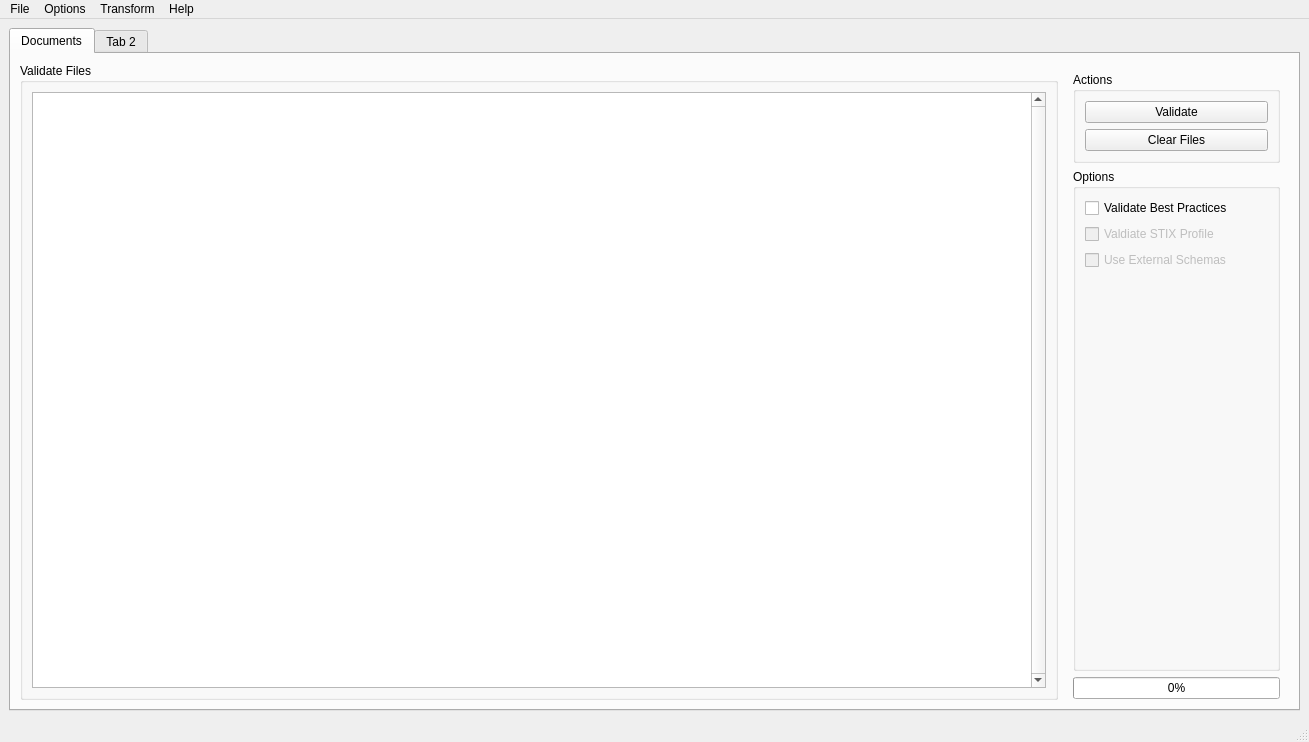
<?xml version="1.0" encoding="UTF-8"?>
<ui version="4.0">
 <class>MainWindow</class>
 <widget class="QMainWindow" name="MainWindow">
  <property name="geometry">
   <rect>
    <x>0</x>
    <y>0</y>
    <width>1309</width>
    <height>742</height>
   </rect>
  </property>
  <property name="windowTitle">
   <string>STIX Document Validator</string>
  </property>
  <property name="styleSheet">
   <string notr="true">QLabel[notification=&quot;major&quot;] {
	font: 28pt &quot;Helvetica&quot;;
	font-weight: bold;
	qproperty-alignment: AlignCenter;
	border: 8px solid black;
	border-radius: 15px;
}
</string>
  </property>
  <widget class="QWidget" name="main_widget">
   <layout class="QHBoxLayout" name="horizontalLayout_6">
    <item>
     <layout class="QHBoxLayout" name="h_layout_main">
      <property name="spacing">
       <number>0</number>
      </property>
      <property name="sizeConstraint">
       <enum>QLayout::SetNoConstraint</enum>
      </property>
      <item>
       <widget class="MainTabView" name="tab_widget">
        <property name="sizePolicy">
         <sizepolicy hsizetype="Preferred" vsizetype="Expanding">
          <horstretch>0</horstretch>
          <verstretch>0</verstretch>
         </sizepolicy>
        </property>
        <property name="tabPosition">
         <enum>QTabWidget::North</enum>
        </property>
        <property name="tabShape">
         <enum>QTabWidget::Rounded</enum>
        </property>
        <property name="currentIndex">
         <number>0</number>
        </property>
        <property name="elideMode">
         <enum>Qt::ElideRight</enum>
        </property>
        <property name="documentMode">
         <bool>false</bool>
        </property>
        <property name="tabsClosable">
         <bool>false</bool>
        </property>
        <widget class="QWidget" name="tab_files">
         <property name="sizePolicy">
          <sizepolicy hsizetype="Expanding" vsizetype="Expanding">
           <horstretch>0</horstretch>
           <verstretch>0</verstretch>
          </sizepolicy>
         </property>
         <attribute name="title">
          <string>Documents</string>
         </attribute>
         <layout class="QHBoxLayout" name="horizontalLayout_2">
          <item>
           <widget class="QStackedWidget" name="stacked_main">
            <property name="minimumSize">
             <size>
              <width>100</width>
              <height>100</height>
             </size>
            </property>
            <property name="currentIndex">
             <number>1</number>
            </property>
            <widget class="XmlFileDropWidget" name="page_add_files">
             <layout class="QVBoxLayout" name="verticalLayout_3">
              <item>
               <layout class="QHBoxLayout" name="horizontalLayout_4">
                <property name="leftMargin">
                 <number>0</number>
                </property>
                <property name="rightMargin">
                 <number>0</number>
                </property>
                <item>
                 <spacer name="horizontalSpacer">
                  <property name="orientation">
                   <enum>Qt::Horizontal</enum>
                  </property>
                  <property name="sizeHint" stdset="0">
                   <size>
                    <width>40</width>
                    <height>20</height>
                   </size>
                  </property>
                 </spacer>
                </item>
                <item>
                 <layout class="QVBoxLayout" name="verticalLayout_4">
                  <item>
                   <spacer name="verticalSpacer_2">
                    <property name="orientation">
                     <enum>Qt::Vertical</enum>
                    </property>
                    <property name="sizeHint" stdset="0">
                     <size>
                      <width>20</width>
                      <height>40</height>
                     </size>
                    </property>
                   </spacer>
                  </item>
                  <item>
                   <widget class="QLabel" name="label">
                    <property name="minimumSize">
                     <size>
                      <width>0</width>
                      <height>55</height>
                     </size>
                    </property>
                    <property name="maximumSize">
                     <size>
                      <width>16777215</width>
                      <height>50</height>
                     </size>
                    </property>
                    <property name="text">
                     <string>Add Files...</string>
                    </property>
                    <property name="notification" stdset="0">
                     <string notr="true">major</string>
                    </property>
                   </widget>
                  </item>
                  <item>
                   <widget class="QWidget" name="widget_add_files" native="true">
                    <property name="minimumSize">
                     <size>
                      <width>250</width>
                      <height>310</height>
                     </size>
                    </property>
                    <property name="maximumSize">
                     <size>
                      <width>286</width>
                      <height>433</height>
                     </size>
                    </property>
                    <property name="styleSheet">
                     <string notr="true">image: url(:/images/addfile.png);
position: center center;</string>
                    </property>
                    <layout class="QHBoxLayout" name="horizontalLayout_5"/>
                   </widget>
                  </item>
                  <item>
                   <spacer name="verticalSpacer">
                    <property name="orientation">
                     <enum>Qt::Vertical</enum>
                    </property>
                    <property name="sizeHint" stdset="0">
                     <size>
                      <width>20</width>
                      <height>40</height>
                     </size>
                    </property>
                   </spacer>
                  </item>
                 </layout>
                </item>
                <item>
                 <spacer name="horizontalSpacer_2">
                  <property name="orientation">
                   <enum>Qt::Horizontal</enum>
                  </property>
                  <property name="sizeHint" stdset="0">
                   <size>
                    <width>40</width>
                    <height>20</height>
                   </size>
                  </property>
                 </spacer>
                </item>
               </layout>
              </item>
             </layout>
            </widget>
            <widget class="QWidget" name="page_validate">
             <layout class="QHBoxLayout" name="horizontalLayout_3">
              <property name="margin">
               <number>0</number>
              </property>
              <item>
               <layout class="QHBoxLayout" name="horizontalLayout">
                <item>
                 <widget class="QGroupBox" name="group_files">
                  <property name="sizePolicy">
                   <sizepolicy hsizetype="Expanding" vsizetype="Expanding">
                    <horstretch>1</horstretch>
                    <verstretch>0</verstretch>
                   </sizepolicy>
                  </property>
                  <property name="title">
                   <string>Validate Files</string>
                  </property>
                  <layout class="QVBoxLayout" name="verticalLayout">
                   <property name="sizeConstraint">
                    <enum>QLayout::SetDefaultConstraint</enum>
                   </property>
                   <item>
                    <widget class="FilesTableView" name="table_files">
                     <property name="sizePolicy">
                      <sizepolicy hsizetype="MinimumExpanding" vsizetype="Expanding">
                       <horstretch>0</horstretch>
                       <verstretch>0</verstretch>
                      </sizepolicy>
                     </property>
                     <property name="frameShadow">
                      <enum>QFrame::Plain</enum>
                     </property>
                     <property name="verticalScrollBarPolicy">
                      <enum>Qt::ScrollBarAlwaysOn</enum>
                     </property>
                     <property name="horizontalScrollBarPolicy">
                      <enum>Qt::ScrollBarAsNeeded</enum>
                     </property>
                     <property name="dragDropMode">
                      <enum>QAbstractItemView::DropOnly</enum>
                     </property>
                     <attribute name="horizontalHeaderVisible">
                      <bool>true</bool>
                     </attribute>
                    </widget>
                   </item>
                  </layout>
                 </widget>
                </item>
                <item>
                 <widget class="QWidget" name="widget_right" native="true">
                  <property name="sizePolicy">
                   <sizepolicy hsizetype="MinimumExpanding" vsizetype="Expanding">
                    <horstretch>0</horstretch>
                    <verstretch>0</verstretch>
                   </sizepolicy>
                  </property>
                  <property name="minimumSize">
                   <size>
                    <width>225</width>
                    <height>0</height>
                   </size>
                  </property>
                  <property name="layoutDirection">
                   <enum>Qt::LeftToRight</enum>
                  </property>
                  <layout class="QVBoxLayout" name="v_layout_right" stretch="0,1,0">
                   <property name="sizeConstraint">
                    <enum>QLayout::SetDefaultConstraint</enum>
                   </property>
                   <property name="bottomMargin">
                    <number>1</number>
                   </property>
                   <item>
                    <widget class="QGroupBox" name="group_actions">
                     <property name="sizePolicy">
                      <sizepolicy hsizetype="MinimumExpanding" vsizetype="Preferred">
                       <horstretch>0</horstretch>
                       <verstretch>0</verstretch>
                      </sizepolicy>
                     </property>
                     <property name="minimumSize">
                      <size>
                       <width>200</width>
                       <height>0</height>
                      </size>
                     </property>
                     <property name="maximumSize">
                      <size>
                       <width>16777215</width>
                       <height>16777215</height>
                      </size>
                     </property>
                     <property name="baseSize">
                      <size>
                       <width>0</width>
                       <height>0</height>
                      </size>
                     </property>
                     <property name="title">
                      <string>Actions</string>
                     </property>
                     <layout class="QFormLayout" name="formLayout_2">
                      <item row="0" column="0" colspan="2">
                       <widget class="QPushButton" name="btn_validate">
                        <property name="sizePolicy">
                         <sizepolicy hsizetype="MinimumExpanding" vsizetype="Fixed">
                          <horstretch>0</horstretch>
                          <verstretch>0</verstretch>
                         </sizepolicy>
                        </property>
                        <property name="minimumSize">
                         <size>
                          <width>0</width>
                          <height>0</height>
                         </size>
                        </property>
                        <property name="text">
                         <string>Validate</string>
                        </property>
                        <property name="autoDefault">
                         <bool>false</bool>
                        </property>
                        <property name="default">
                         <bool>false</bool>
                        </property>
                        <property name="flat">
                         <bool>false</bool>
                        </property>
                       </widget>
                      </item>
                      <item row="1" column="0" colspan="2">
                       <widget class="QPushButton" name="btn_clear">
                        <property name="sizePolicy">
                         <sizepolicy hsizetype="MinimumExpanding" vsizetype="Fixed">
                          <horstretch>0</horstretch>
                          <verstretch>0</verstretch>
                         </sizepolicy>
                        </property>
                        <property name="minimumSize">
                         <size>
                          <width>0</width>
                          <height>0</height>
                         </size>
                        </property>
                        <property name="text">
                         <string>Clear Files</string>
                        </property>
                       </widget>
                      </item>
                     </layout>
                    </widget>
                   </item>
                   <item>
                    <widget class="QGroupBox" name="group_options">
                     <property name="sizePolicy">
                      <sizepolicy hsizetype="MinimumExpanding" vsizetype="Expanding">
                       <horstretch>0</horstretch>
                       <verstretch>0</verstretch>
                      </sizepolicy>
                     </property>
                     <property name="minimumSize">
                      <size>
                       <width>200</width>
                       <height>0</height>
                      </size>
                     </property>
                     <property name="maximumSize">
                      <size>
                       <width>16777215</width>
                       <height>16777215</height>
                      </size>
                     </property>
                     <property name="layoutDirection">
                      <enum>Qt::LeftToRight</enum>
                     </property>
                     <property name="title">
                      <string>Options</string>
                     </property>
                     <layout class="QFormLayout" name="formLayout">
                      <item row="2" column="0" colspan="2">
                       <widget class="QCheckBox" name="check_profile">
                        <property name="enabled">
                         <bool>false</bool>
                        </property>
                        <property name="sizePolicy">
                         <sizepolicy hsizetype="MinimumExpanding" vsizetype="Fixed">
                          <horstretch>0</horstretch>
                          <verstretch>0</verstretch>
                         </sizepolicy>
                        </property>
                        <property name="text">
                         <string>Valdiate STIX Profile</string>
                        </property>
                       </widget>
                      </item>
                      <item row="1" column="0" colspan="2">
                       <widget class="QCheckBox" name="check_best_practices">
                        <property name="sizePolicy">
                         <sizepolicy hsizetype="MinimumExpanding" vsizetype="Fixed">
                          <horstretch>0</horstretch>
                          <verstretch>0</verstretch>
                         </sizepolicy>
                        </property>
                        <property name="text">
                         <string>Validate Best Practices</string>
                        </property>
                       </widget>
                      </item>
                      <item row="3" column="0" colspan="2">
                       <widget class="QCheckBox" name="check_external_schemas">
                        <property name="enabled">
                         <bool>false</bool>
                        </property>
                        <property name="sizePolicy">
                         <sizepolicy hsizetype="MinimumExpanding" vsizetype="Fixed">
                          <horstretch>0</horstretch>
                          <verstretch>0</verstretch>
                         </sizepolicy>
                        </property>
                        <property name="text">
                         <string>Use External Schemas</string>
                        </property>
                       </widget>
                      </item>
                     </layout>
                    </widget>
                   </item>
                   <item>
                    <widget class="QProgressBar" name="progress_validation">
                     <property name="sizePolicy">
                      <sizepolicy hsizetype="MinimumExpanding" vsizetype="Fixed">
                       <horstretch>0</horstretch>
                       <verstretch>0</verstretch>
                      </sizepolicy>
                     </property>
                     <property name="maximumSize">
                      <size>
                       <width>16777215</width>
                       <height>16777215</height>
                      </size>
                     </property>
                     <property name="value">
                      <number>0</number>
                     </property>
                    </widget>
                   </item>
                  </layout>
                 </widget>
                </item>
               </layout>
              </item>
             </layout>
            </widget>
           </widget>
          </item>
         </layout>
        </widget>
        <widget class="QWidget" name="tab_remove">
         <property name="enabled">
          <bool>false</bool>
         </property>
         <attribute name="title">
          <string>Tab 2</string>
         </attribute>
        </widget>
       </widget>
      </item>
     </layout>
    </item>
   </layout>
  </widget>
  <widget class="QMenuBar" name="menubar">
   <property name="geometry">
    <rect>
     <x>0</x>
     <y>0</y>
     <width>1309</width>
     <height>25</height>
    </rect>
   </property>
   <widget class="QMenu" name="menu_file">
    <property name="title">
     <string>File</string>
    </property>
    <addaction name="action_add_file"/>
    <addaction name="action_add_directory"/>
    <addaction name="separator"/>
    <addaction name="action_quit"/>
   </widget>
   <widget class="QMenu" name="menu_help">
    <property name="title">
     <string>Help</string>
    </property>
    <addaction name="action_about"/>
   </widget>
   <widget class="QMenu" name="menu_options">
    <property name="title">
     <string>Options</string>
    </property>
    <widget class="QMenu" name="menu_xml_schema">
     <property name="title">
      <string>XML Schema</string>
     </property>
     <addaction name="action_set_schema_dir"/>
    </widget>
    <widget class="QMenu" name="menu_stix_profile">
     <property name="title">
      <string>STIX Profile</string>
     </property>
     <addaction name="action_set_stix_profile"/>
    </widget>
    <addaction name="menu_xml_schema"/>
    <addaction name="menu_stix_profile"/>
   </widget>
   <widget class="QMenu" name="menu_transform">
    <property name="title">
     <string>Transform</string>
    </property>
    <addaction name="action_profile_to_schematron"/>
    <addaction name="action_profile_to_xslt"/>
   </widget>
   <addaction name="menu_file"/>
   <addaction name="menu_options"/>
   <addaction name="menu_transform"/>
   <addaction name="menu_help"/>
  </widget>
  <widget class="QStatusBar" name="status_bar">
   <property name="sizePolicy">
    <sizepolicy hsizetype="Preferred" vsizetype="Maximum">
     <horstretch>0</horstretch>
     <verstretch>0</verstretch>
    </sizepolicy>
   </property>
   <property name="minimumSize">
    <size>
     <width>0</width>
     <height>0</height>
    </size>
   </property>
   <property name="focusPolicy">
    <enum>Qt::StrongFocus</enum>
   </property>
  </widget>
  <action name="action_add_file">
   <property name="text">
    <string>Add Files...</string>
   </property>
   <property name="shortcut">
    <string>Ctrl+O</string>
   </property>
  </action>
  <action name="action_about">
   <property name="text">
    <string>About...</string>
   </property>
  </action>
  <action name="action_set_schema_dir">
   <property name="text">
    <string>Set Schema Diectory</string>
   </property>
   <property name="shortcut">
    <string>Ctrl+S</string>
   </property>
  </action>
  <action name="actionEnable">
   <property name="text">
    <string>Enable</string>
   </property>
  </action>
  <action name="action_set_stix_profile">
   <property name="text">
    <string>Set STIX Profile</string>
   </property>
   <property name="shortcut">
    <string>Ctrl+R</string>
   </property>
  </action>
  <action name="action_enable_all_profile">
   <property name="text">
    <string>Enable All</string>
   </property>
  </action>
  <action name="action_disable_all_profile">
   <property name="text">
    <string>Disable All</string>
   </property>
  </action>
  <action name="action_enable_all_best_practice">
   <property name="text">
    <string>Enable All</string>
   </property>
  </action>
  <action name="action_disable_all_best_practice">
   <property name="text">
    <string>Disable All</string>
   </property>
  </action>
  <action name="action_use_builtin_schemas">
   <property name="checkable">
    <bool>true</bool>
   </property>
   <property name="checked">
    <bool>true</bool>
   </property>
   <property name="enabled">
    <bool>true</bool>
   </property>
   <property name="text">
    <string>Use Builtin Schemas</string>
   </property>
   <property name="iconVisibleInMenu">
    <bool>false</bool>
   </property>
  </action>
  <action name="action_add_directory_2">
   <property name="text">
    <string>Add Directory...</string>
   </property>
  </action>
  <action name="action_add_directory">
   <property name="text">
    <string>Add Directory...</string>
   </property>
   <property name="shortcut">
    <string>Ctrl+D</string>
   </property>
  </action>
  <action name="actionSettings">
   <property name="text">
    <string>Settings...</string>
   </property>
  </action>
  <action name="action_quit">
   <property name="text">
    <string>&amp;Quit</string>
   </property>
   <property name="shortcut">
    <string>Ctrl+Q</string>
   </property>
  </action>
  <action name="action_profile_to_schematron">
   <property name="text">
    <string>Profile To Schematron...</string>
   </property>
  </action>
  <action name="action_profile_to_xslt">
   <property name="text">
    <string>Profile To XSLT...</string>
   </property>
  </action>
 </widget>
 <customwidgets>
  <customwidget>
   <class>FilesTableView</class>
   <extends>QTableView</extends>
   <header>cutiestix/widgets.h</header>
  </customwidget>
  <customwidget>
   <class>MainTabView</class>
   <extends>QTabWidget</extends>
   <header>cutiestix/widgets.h</header>
   <container>1</container>
  </customwidget>
  <customwidget>
   <class>XmlFileDropWidget</class>
   <extends>QWidget</extends>
   <header>cutiestix/widgets.h</header>
   <container>1</container>
  </customwidget>
 </customwidgets>
 <resources>
  <include location="images.qrc"/>
 </resources>
 <connections/>
</ui>
